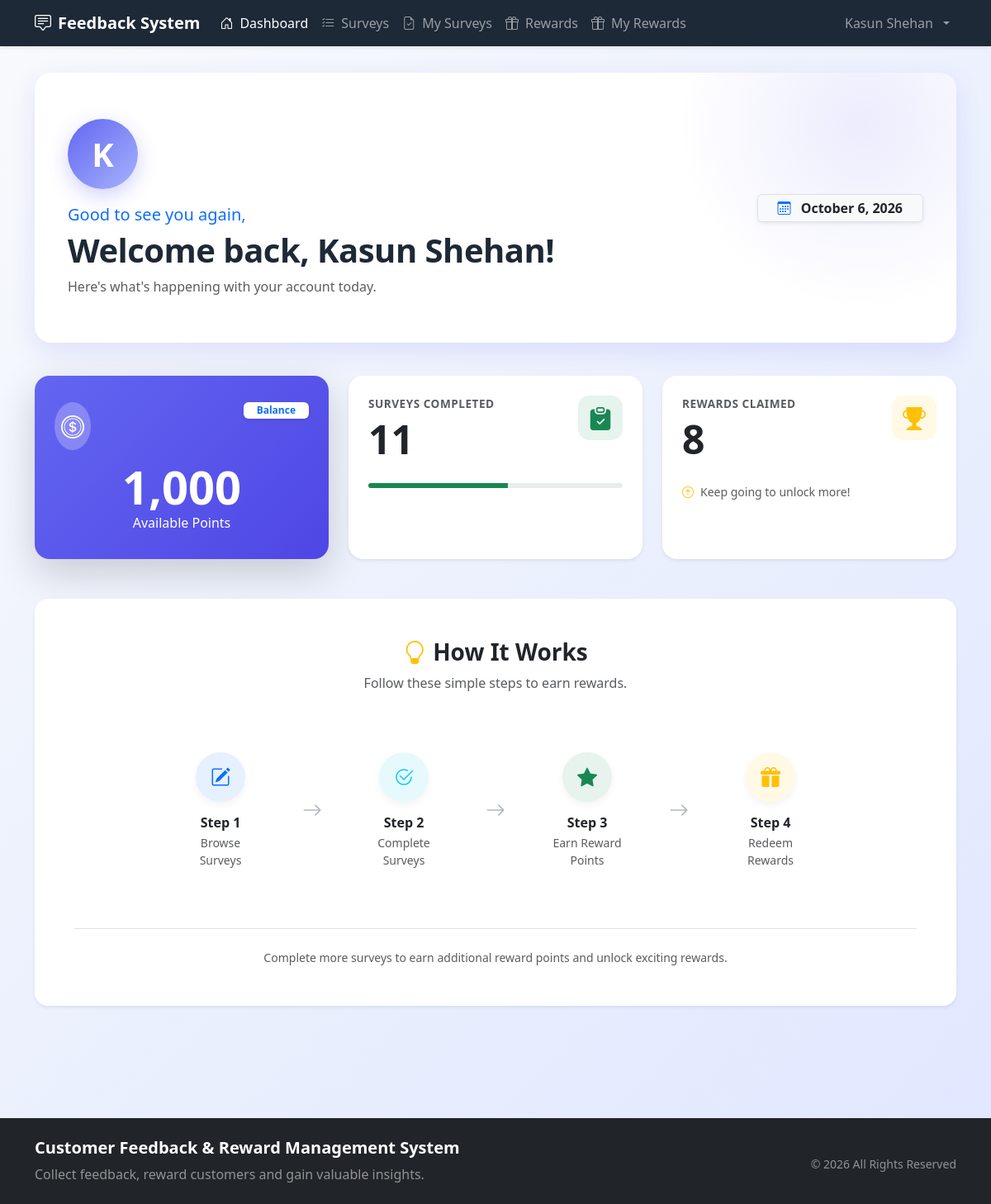
/user/dashboard.php (signed in), run on the app's committed database.
### tables this page shows
CREATE TABLE `users` (
  `user_id` int NOT NULL AUTO_INCREMENT,
  `name` varchar(100) NOT NULL,
  `email` varchar(100) NOT NULL,
  `password` varchar(255) NOT NULL,
  `points` int DEFAULT '0',
  `created_at` timestamp NULL DEFAULT CURRENT_TIMESTAMP,
  `is_deleted` tinyint(1) NOT NULL DEFAULT '0',
  `deleted_at` datetime DEFAULT NULL,
  `status` enum('active','inactive') DEFAULT 'active',
  PRIMARY KEY (`user_id`),
  UNIQUE KEY `email` (`email`),
  KEY `idx_status` (`status`)
);

### user/dashboard.php (the view, shortened to what this page needs)
<?php
include("../config/db.php");
$user_id = $_SESSION['user_id'];
$user_sql = "
SELECT *
FROM users
WHERE user_id='$user_id'
";
$user_result = $conn->query($user_sql);
$user = $user_result->fetch_assoc();
$response_sql = "
SELECT COUNT(*) AS total_surveys
FROM responses
WHERE user_id='$user_id'
";
$response_result = $conn->query($response_sql);
$response_data = $response_result->fetch_assoc();
$reward_sql = "
SELECT COUNT(*) AS total_rewards
FROM redemptions
WHERE user_id='$user_id'
";
$reward_result = $conn->query($reward_sql);
$reward_data = $reward_result->fetch_assoc();
?>
<!DOCTYPE html>
<html lang="en">
<head>
    <link href="https://cdn.jsdelivr.net/npm/bootstrap@5.3.6/dist/css/bootstrap.min.css" rel="stylesheet">
    <link href="https://cdn.jsdelivr.net/npm/bootstrap-icons@1.11.3/font/bootstrap-icons.css" rel="stylesheet">
</head>
<body>
    <?php include("../includes/user_navbar.php"); ?>
    <div class="container dashboard-container">
        <div class="hero-section">
            <div class="row align-items-center position-relative" style="z-index: 1;">
                <div class="col-lg-8">
                    <div class="d-flex align-items-center flex-wrap gap-3">
                        <div class="user-avatar">
                            <?php
                                $initial = strtoupper(substr($user['name'], 0, 1));
                                echo $initial;
                            ?>
                        </div>
                        <div>
                            <p class="text-primary fw-medium mb-1 fs-5">Good to see you again,</p>
                            <h1 class="welcome-text">Welcome back, <?php echo htmlspecialchars($user['name']); ?>!</h1>
                            <p class="text-muted mb-0 fs-6">Here's what's happening with your account today.</p>
                        </div>
                    </div>
                </div>
                <div class="col-lg-4 text-lg-end mt-4 mt-lg-0">
                    <span class="badge bg-light text-dark px-4 py-2 fs-6 shadow-sm border">
                        <i class="bi bi-calendar3 text-primary me-2"></i>
                        <?php echo date('F j, Y'); ?>
                    </span>
                </div>
            </div>
        </div>
        <div class="row g-4 mb-5">
            <div class="col-12 col-lg-4">
                <div class="card stat-card points-card shadow-lg">
                    <div class="card-body d-flex flex-column justify-content-center text-center">
                        <div class="d-flex justify-content-between align-items-start mb-3">
                            <div class="bg-white bg-opacity-25 rounded-circle p-2 d-inline-flex">
                                <i class="bi bi-coin stat-icon"></i>
                            </div>
                            <span class="badge bg-white text-primary px-3 py-1 fw-semibold shadow-sm">Balance</span>
                        </div>
                        <h2 class="points-value mb-1"><?php echo number_format($user['points']); ?></h2>
                        <p class="mb-0 opacity-90 fw-medium">Available Points</p>
                    </div>
                </div>
            </div>
            <div class="col-lg-4 col-md-6">
                <div class="card stat-card shadow-sm border-0 bg-white">
                    <div class="card-body p-4">
                        <div class="d-flex justify-content-between align-items-start mb-4">
                            <div>
                                <p class="text-muted fw-semibold mb-1 text-uppercase" style="font-size: 0.85rem; letter-spacing: 0.5px;">Surveys Completed</p>
                                <h2 class="display-5 fw-bold text-dark mb-0">
                                    <?php echo $response_data['total_surveys']; ?>
                                </h2>
                            </div>
                            <div class="stat-icon-wrapper bg-success bg-opacity-10 text-success">
                                <i class="bi bi-clipboard-check-fill stat-icon"></i>
                            </div>
                        </div>
                        <div class="progress" style="height: 6px;">
                            <div class="progress-bar bg-success" style="width: <?php echo min(100, $response_data['total_surveys'] * 5); ?>%"></div>
                        </div>
                    </div>
                </div>
            </div>
            <div class="col-lg-4 col-md-6">
                <div class="card stat-card shadow-sm border-0 bg-white">
                    <div class="card-body p-4">
                        <div class="d-flex justify-content-between align-items-start mb-4">
                            <div>
                                <p class="text-muted fw-semibold mb-1 text-uppercase" style="font-size: 0.85rem; letter-spacing: 0.5px;">Rewards Claimed</p>
                                <h2 class="display-5 fw-bold text-dark mb-0">
                                    <?php echo $reward_data['total_rewards']; ?>
                                </h2>
                            </div>
                            <div class="stat-icon-wrapper bg-warning bg-opacity-10 text-warning">
                                <i class="bi bi-trophy-fill stat-icon"></i>
                            </div>
                        </div>
                        <div class="mt-4 d-flex align-items-center gap-2 text-muted small fw-medium">
                            <i class="bi bi-arrow-up-circle text-warning"></i>
                            <span>Keep going to unlock more!</span>
                        </div>
                    </div>
                </div>
            </div>
        </div>
        <div class="card rounded-4 shadow-sm border-0 mb-4 bg-white">
            <div class="card-body p-5">
                <div class="text-center mb-5">
                    <h3 class="fw-bold"><i class="bi bi-lightbulb text-warning me-2"></i>How It Works</h3>
                    <p class="text-muted">Follow these simple steps to earn rewards.</p>
                </div>
                <div class="row g-4 align-items-center justify-content-center">
                    <div class="col-6 col-md-4 col-lg-2">
                        <div class="step-card">
                            <div class="step-icon bg-primary bg-opacity-10 text-primary">
                                <i class="bi bi-pencil-square"></i>
                            </div>
                            <h6 class="fw-bold mb-1">Step 1</h6>
                            <p class="text-muted small mb-0">Browse Surveys</p>
                        </div>
                    </div>
                    <div class="col-auto d-none d-lg-flex">
                        <div class="step-arrow">
                            <i class="bi bi-arrow-right"></i>
                        </div>
                    </div>
                    <div class="col-6 col-md-4 col-lg-2">
                        <div class="step-card">
                            <div class="step-icon bg-info bg-opacity-10 text-info">
                                <i class="bi bi-check2-circle"></i>
                            </div>
                            <h6 class="fw-bold mb-1">Step 2</h6>
                            <p class="text-muted small mb-0">Complete Surveys</p>
                        </div>
                    </div>
                    <div class="col-auto d-none d-lg-flex">
                        <div class="step-arrow">
                            <i class="bi bi-arrow-right"></i>
                        </div>
                    </div>
                    <div class="col-6 col-md-4 col-lg-2">
                        <div class="step-card">
                            <div class="step-icon bg-success bg-opacity-10 text-success">
                                <i class="bi bi-star-fill"></i>
                            </div>
                            <h6 class="fw-bold mb-1">Step 3</h6>
                            <p class="text-muted small mb-0">Earn Reward Points</p>
                        </div>
                    </div>
                    <div class="col-auto d-none d-lg-flex">
                        <div class="step-arrow">
                            <i class="bi bi-arrow-right"></i>
                        </div>
                    </div>
                    <div class="col-6 col-md-4 col-lg-2">
                        <div class="step-card">
                            <div class="step-icon bg-warning bg-opacity-10 text-warning">
                                <i class="bi bi-gift-fill"></i>
                            </div>
                            <h6 class="fw-bold mb-1">Step 4</h6>
                            <p class="text-muted small mb-0">Redeem Rewards</p>
                        </div>
                    </div>
                </div>
                <div class="text-center mt-5 pt-4 border-top">
                    <p class="text-muted small mb-0">Complete more surveys to earn additional reward points and unlock exciting rewards.</p>
                </div>
            </div>
        </div>
    </div>
    <?php include('../includes/footer.php'); ?>
</body>
</html>

### user/dashboard.php (style rules this page uses)
:root { --primary: #6366f1; --primary-dark: #4f46e5; --success: #10b981; --dark: #1e2937; --light-bg: #f8fafc; }
body { background: linear-gradient(135deg, #f8fafc 0%, #e0e7ff 100%); font-family: 'Segoe UI', system-ui, -apple-system, sans-serif; min-height: 100vh; }
.dashboard-container { padding-top: 2rem; padding-bottom: 4rem; }
.hero-section { background: white; border-radius: 20px; box-shadow: 0 10px 30px rgba(99, 102, 241, 0.15); padding: 3.5rem 2.5rem; margin-bottom: 2.5rem; position: relative; overflow: hidden; }
.hero-section::before { content: ''; position: absolute; top: -50%; right: -10%; width: 450px; height: 450px; background: radial-gradient(circle, rgba(99, 102, 241, 0.12) 0%, transparent 70%); border-radius: 50%; z-index: 0; }
.welcome-text { font-size: 2.5rem; font-weight: 800; color: var(--dark); margin-bottom: 0.5rem; letter-spacing: -0.5px; }
.user-avatar { width: 85px; height: 85px; background: linear-gradient(135deg, #6366f1, #a5b4fc); border-radius: 50%; display: flex; align-items: center; justify-content: center; color: white; font-size: 2.5rem; font-weight: 700; box-shadow: 0 8px 25px rgba(99, 102, 241, 0.3); }
.stat-card { transition: all 0.3s cubic-bezier(0.4, 0, 0.2, 1); border: none; border-radius: 18px; overflow: hidden; height: 100%; }
.points-card { background: linear-gradient(135deg, #6366f1, #4f46e5); color: white; }
.points-card .card-body { padding: 2rem 1.5rem; }
.points-value { font-size: 3.5rem; font-weight: 800; line-height: 1; }
.stat-icon-wrapper { width: 54px; height: 54px; border-radius: 14px; display: flex; align-items: center; justify-content: center; }
.stat-icon { font-size: 1.75rem; }
.step-card { text-align: center; padding: 1.5rem; height: 100%; }
.step-icon { width: 60px; height: 60px; border-radius: 50%; display: inline-flex; align-items: center; justify-content: center; font-size: 1.5rem; margin-bottom: 1rem; box-shadow: 0 4px 10px rgba(0,0,0,0.05); }
.step-arrow { display: flex; align-items: center; justify-content: center; height: 100%; color: #adb5bd; font-size: 1.5rem; }

### data on the page
users: name "K", name "Kasun Shehan", points "1,000"

### other printed values
$_SESSION['user_name'] "Kasun Shehan"
$response_data['total_surveys'] "11"
$reward_data['total_rewards'] "8"
